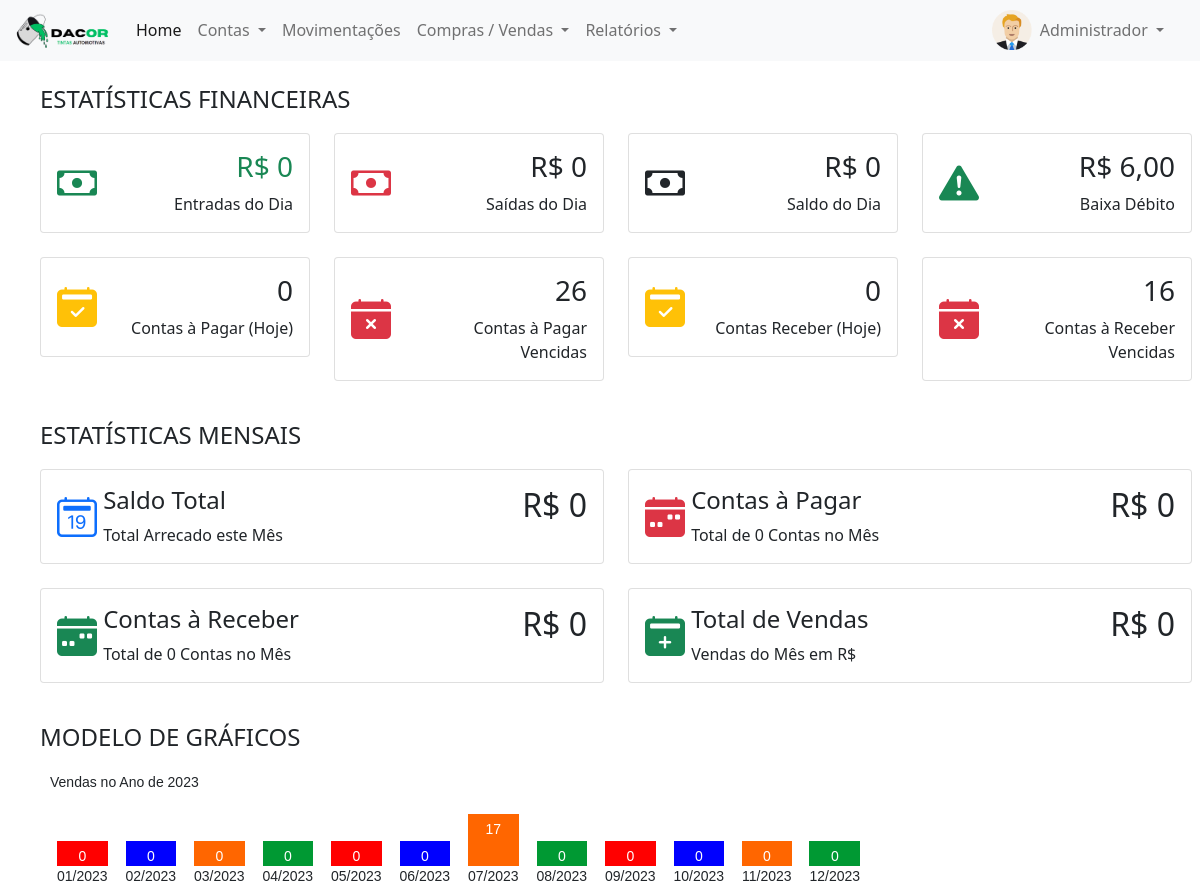
Screenshot of /login/painel-tesoureiro/index.php (signed in) with the database file from the repository.
### tables this page shows
CREATE TABLE `usuarios` (
  `id` int(11) NOT NULL,
  `nome` varchar(50) NOT NULL,
  `email` varchar(50) NOT NULL,
  `cpf` varchar(20) NOT NULL,
  `senha` varchar(20) NOT NULL,
  `nivel` varchar(20) NOT NULL
);

CREATE TABLE `movimentacoes` (
  `id` int(11) NOT NULL,
  `tipo` varchar(15) NOT NULL,
  `descricao` varchar(50) NOT NULL,
  `valor` decimal(8,2) NOT NULL,
  `usuario` int(11) NOT NULL,
  `data` date NOT NULL,
  `id_mov` int(11) NOT NULL
);

### login/painel-tesoureiro/index.php (the view, shortened to what this page needs)
<?php
require_once('../conexao.php');
$menu1 = 'home';
$menu2 = 'contas_pagar';
$menu3 = 'contas_receber';
$menu4 = 'movimentacoes';
$menu5 = 'vendas';
$menu6 = 'compras';
$menu7 = 'contas_pagar_vencidas';
$menu8 = 'contas_pagar_hoje';
$menu9 = 'contas_receber_vencidas';
$query = $pdo->query("SELECT * from usuarios WHERE id = '$_SESSION[id_usuario]'");
$res = $query->fetchAll(PDO::FETCH_ASSOC);
$nome_usu = $res[0]['nome'];
 ?>
<!DOCTYPE html>
<html>
<head>
	<link href="https://cdn.jsdelivr.net/npm/bootstrap@5.0.0-beta1/dist/css/bootstrap.min.css" rel="stylesheet">
	<link rel="stylesheet" type="text/css" href="../vendor/DataTables/datatables.min.css"/>
	<link rel="stylesheet" href="https://cdn.jsdelivr.net/npm/bootstrap-icons@1.3.0/font/bootstrap-icons.css">
</head>
<body>
	<nav class="navbar navbar-expand-lg navbar-light bg-light">
  <div class="container-fluid">
    <a class="navbar-brand" href="index.php">
    	<img src="../img/logo-painel.png" width="100">
    </a>
    <div class="collapse navbar-collapse" id="navbarSupportedContent">
      <ul class="navbar-nav me-auto mb-2 mb-lg-0">
        <li class="nav-item">
          <a class="nav-link active" aria-current="page" href="index.php?pagina=<?php echo $menu1 ?>">Home</a>
        </li>
        <li class="nav-item dropdown">
          <a class="nav-link dropdown-toggle" href="#" id="navbarDropdown" role="button" data-bs-toggle="dropdown" aria-expanded="false">
            Contas
          </a>
        </li>
        <li class="nav-item">
          <a class="nav-link" href="index.php?pagina=<?php echo $menu4 ?>">Movimentações</a>
        </li>
        <li class="nav-item dropdown">
          <a class="nav-link dropdown-toggle" href="#" id="navbarDropdown" role="button" data-bs-toggle="dropdown" aria-expanded="false">
            Compras / Vendas
          </a>
        </li>
        <li class="nav-item dropdown">
          <a class="nav-link dropdown-toggle" href="#" id="navbarDropdown" role="button" data-bs-toggle="dropdown" aria-expanded="false">
            Relatórios
          </a>
        </li>
      </ul>
      <div class="d-flex mx-3">
        <img src="../img/icone-user.png" width="40px" height="40px">
    <div class="collapse navbar-collapse" id="navbarNavDarkDropdown">
      <ul class="navbar-nav">
        <li class="nav-item dropdown">
          <a class="nav-link dropdown-toggle" href="#" id="navbarDarkDropdownMenuLink" role="button" data-bs-toggle="dropdown" aria-expanded="false">
            <?php echo $nome_usu ?>
          </a>
        </li>
      </ul>
    </div>
       </div>
    </div>
  </div>
</nav>
<div class="container-fluid mt-2 mx-3">
<?php
if(@$_GET['pagina'] == $menu1){
	require_once($menu1. '.php');
}
else if(@$_GET['pagina'] == $menu2){
	require_once($menu2. '.php');
}
else if(@$_GET['pagina'] == $menu3){
	require_once($menu3. '.php');
}
else if(@$_GET['pagina'] == $menu4){
	require_once($menu4. '.php');
}
else if(@$_GET['pagina'] == $menu5){
  require_once($menu5. '.php');
}
else if(@$_GET['pagina'] == $menu6){
  require_once($menu6. '.php');
}
else if(@$_GET['pagina'] == $menu7){
  require_once($menu7. '.php');
}
else if(@$_GET['pagina'] == $menu8){
  require_once($menu8. '.php');
}
else if(@$_GET['pagina'] == $menu9){
  require_once($menu9. '.php');
}
else{
	require_once($menu1. '.php');
}
 ?>
</div>
</body>
</html>
<link href="https://cdn.jsdelivr.net/npm/select2@4.1.0-rc.0/dist/css/select2.min.css" rel="stylesheet" />

### login/painel-tesoureiro/home.php (shortened to what this page needs)
<?php
require_once('../conexao.php');
$mes_atual = Date('m');
$ano_atual = Date('Y');
$dataInicioMes = $ano_atual."-".$mes_atual."-01";
$entradasF = 0;
$saidasF = 0;
$saldoF = 0;
$saldoMesF = 0;
$pagarMesF = 0;
$receberMesF = 0;
$totalVendasMF = 0;
	$query = $pdo->query("SELECT * from movimentacoes order by id desc limit 1");
	$res = $query->fetchAll(PDO::FETCH_ASSOC);
	$valorMov = $res[0]['valor'];
	$descricaoMov = $res[0]['descricao'];
	$tipoMov = $res[0]['tipo'];
	$valorMov = number_format($valorMov, 2, ',', '.');
	if($tipoMov == 'Entrada'){
		$classeMov = 'text-success';
	}else{
		$classeMov = 'text-danger';
	}
	$query = $pdo->query("SELECT * from contas_receber where vencimento < curDate() and pago != 'Sim'");
	$res = $query->fetchAll(PDO::FETCH_ASSOC);
	$contas_receber_vencidas = @count($res);
	$query = $pdo->query("SELECT * from contas_receber where vencimento = curDate() and pago != 'Sim'");
	$res = $query->fetchAll(PDO::FETCH_ASSOC);
	$contas_receber_hoje = @count($res);
	$query = $pdo->query("SELECT * from contas_pagar where vencimento < curDate() and pago != 'Sim'");
	$res = $query->fetchAll(PDO::FETCH_ASSOC);
	$contas_pagar_vencidas = @count($res);
	$query = $pdo->query("SELECT * from contas_pagar where vencimento = curDate() and pago != 'Sim'");
	$res = $query->fetchAll(PDO::FETCH_ASSOC);
	$contas_pagar_hoje = @count($res);
		$query = $pdo->query("SELECT * from contas_pagar where data >= '$dataInicioMes' and data <= curDate() and pago != 'Sim'");
		$res = $query->fetchAll(PDO::FETCH_ASSOC);
		$pagarMes = @count($res);
		$query = $pdo->query("SELECT * from contas_receber where data >= '$dataInicioMes' and data <= curDate() and pago != 'Sim'");
		$res = $query->fetchAll(PDO::FETCH_ASSOC);
		$receberMes = @count($res);
		?>
		<div class="container-fluid">
			<section id="minimal-statistics">
				<div class="row mb-2">
					<div class="col-12 mt-3 mb-1">
						<h4 class="text-uppercase">Estatísticas Financeiras</h4>
					</div>
				</div>
				<div class="row mb-4">
					<div class="col-xl-3 col-sm-6 col-12">
						<div class="card">
							<div class="card-content">
								<div class="card-body">
									<div class="row">
										<div class="align-self-center col-3">
											<i class="bi bi-cash text-success fs-1 float-start"></i>
										</div>
										<div class="col-9 text-end">
											<h3> <span class="text-success">R$ <?php echo @$entradasF ?></span></h3>
											<span>Entradas do Dia</span>
										</div>
									</div>
								</div>
							</div>
						</div>
					</div>
					<div class="col-xl-3 col-sm-6 col-12">
						<div class="card">
							<div class="card-content">
								<div class="card-body">
									<div class="row">
										<div class="align-self-center col-3">
											<i class="bi bi-cash text-danger fs-1 float-start"></i>
										</div>
										<div class="col-9 text-end">
											<h3> <span class="">R$ <?php echo @$saidasF ?></span></h3>
											<span>Saídas do Dia</span>
										</div>
									</div>
								</div>
							</div>
						</div>
					</div>
					<div class="col-xl-3 col-sm-6 col-12">
						<div class="card">
							<div class="card-content">
								<div class="card-body">
									<div class="row">
										<div class="align-self-center col-3">
											<i class="bi bi-cash <?php echo $classeSaldo ?> fs-1 float-start"></i>
										</div>
										<div class="col-9 text-end">
											<h3> <span class="<?php echo $classeSaldo ?>">R$ <?php echo @$saldoF ?></span></h3>
											<span>Saldo do Dia</span>
										</div>
									</div>
								</div>
							</div>
						</div>
					</div>
					<div class="col-xl-3 col-sm-6 col-12">
						<div class="card">
							<div class="card-content">
								<div class="card-body">
									<div class="row">
										<div class="align-self-center col-3">
											<i class="bi bi-exclamation-triangle-fill <?php echo $classeMov ?> fs-1 float-start"></i>
										</div>
										<div class="col-9 text-end">
											<h3>R$ <?php echo @$valorMov ?></h3>
											<span><?php echo $descricaoMov ?></span>
										</div>
									</div>
								</div>
							</div>
						</div>
					</div>
				</div>
				<div class="row mb-4">
					<div class="col-xl-3 col-sm-6 col-12">
						<div class="card">
							<div class="card-content">
								<div class="card-body">
									<div class="row">
										<div class="align-self-center col-3">
											<i class="bi bi-calendar2-check-fill text-warning fs-1 float-start"></i>
										</div>
										<div class="col-9 text-end">
											<h3> <span class=""><?php echo @$contas_pagar_hoje ?></span></h3>
											<span>Contas à Pagar (Hoje)</span>
										</div>
									</div>
								</div>
							</div>
						</div>
					</div>
					<div class="col-xl-3 col-sm-6 col-12">
						<div class="card">
							<div class="card-content">
								<div class="card-body">
									<div class="row">
										<div class="align-self-center col-3">
											<i class="bi bi-calendar-x-fill text-danger fs-1 float-start"></i>
										</div>
										<div class="col-9 text-end">
											<h3> <span class="">
												<?php echo @$contas_pagar_vencidas ?></span></h3>
												<span>Contas à Pagar Vencidas</span>
											</div>
										</div>
									</div>
								</div>
							</div>
						</div>
						<div class="col-xl-3 col-sm-6 col-12">
							<div class="card">
								<div class="card-content">
									<div class="card-body">
										<div class="row">
											<div class="align-self-center col-3">
												<i class="bi bi-calendar2-check-fill text-warning fs-1 float-start"></i>
											</div>
											<div class="col-9 text-end">
												<h3> <span class=""><?php echo @$contas_receber_hoje ?></span></h3>
												<span>Contas Receber (Hoje)</span>
											</div>
										</div>
									</div>
								</div>
							</div>
						</div>
						<div class="col-xl-3 col-sm-6 col-12">
							<div class="card">
								<div class="card-content">
									<div class="card-body">
										<div class="row">
											<div class="align-self-center col-3">
												<i class="bi bi-calendar-x-fill text-danger fs-1 float-start"></i>
											</div>
											<div class="col-9 text-end">
												<h3><?php echo @$contas_receber_vencidas ?></h3>
												<span>Contas à Receber Vencidas</span>
											</div>
										</div>
									</div>
								</div>
							</div>
						</div>
					</div>
				</section>
				<section id="stats-subtitle">
					<div class="row mb-2">
						<div class="col-12 mt-3 mb-1">
							<h4 class="text-uppercase">Estatísticas Mensais</h4>
						</div>
					</div>
					<div class="row mb-4">
						<div class="col-xl-6 col-md-12">
							<div class="card overflow-hidden">
								<div class="card-content">
									<div class="card-body cleartfix">
										<div class="row media align-items-stretch">
											<div class="align-self-center col-1">
												<i class="bi-calendar2-date text-primary fs-1 mr-2"></i>
											</div>
											<div class="media-body col-6">
												<h4>Saldo Total</h4>
												<span>Total Arrecado este Mês</span>
											</div>
											<div class="text-end col-5">
												<h2><span class="<?php echo $classeSaldoM ?>">R$ <?php echo $saldoMesF ?></h2></span>
											</div>
										</div>
									</div>
								</div>
							</div>
						</div>
						<div class="col-xl-6 col-md-12">
							<div class="card overflow-hidden">
								<div class="card-content">
									<div class="card-body cleartfix">
										<div class="row media align-items-stretch">
											<div class="align-self-center col-1">
												<i class="bi bi-calendar-week-fill text-danger fs-1 mr-2"></i>
											</div>
											<div class="media-body col-6">
												<h4>Contas à Pagar</h4>
												<span>Total de <?php echo $pagarMes ?> Contas no Mês</span>
											</div>
											<div class="text-end col-5">
												<h2>R$ <?php echo @$pagarMesF ?></h2>
											</div>
										</div>
									</div>
								</div>
							</div>
						</div>
					</div>
					<div class="row mb-4">
						<div class="col-xl-6 col-md-12">
							<div class="card overflow-hidden">
								<div class="card-content">
									<div class="card-body cleartfix">
										<div class="row media align-items-stretch">
											<div class="align-self-center col-1">
												<i class="bi bi-calendar-week-fill text-success fs-1 mr-2"></i>
											</div>
											<div class="media-body col-6">
												<h4>Contas à Receber</h4>
												<span>Total de <?php echo $receberMes ?> Contas no Mês</span>
											</div>
											<div class="text-end col-5">
												<h2>R$ <?php echo @$receberMesF ?></h2>
											</div>
										</div>
									</div>
								</div>
							</div>
						</div>
						<div class="col-xl-6 col-md-12">
							<div class="card overflow-hidden">
								<div class="card-content">
									<div class="card-body cleartfix">
										<div class="row media align-items-stretch">
											<div class="align-self-center col-1">
												<i class="bi bi-calendar2-plus-fill text-success fs-1 mr-2"></i>
											</div>
											<div class="media-body col-6">
												<h4>Total de Vendas</h4>
												<span>Vendas do Mês em R$</span>
											</div>
											<div class="text-end col-5">
												<h2>R$ <?php echo $totalVendasMF ?></h2>
											</div>
										</div>
									</div>
								</div>
							</div>
						</div>
					</div>
				</section>
				<section id="stats-subtitle">
					<div class="row mb-2">
						<div class="col-12 mt-3 mb-1">
							<h4 class="text-uppercase">Modelo de Gráficos</h4>
						</div>
					</div>
<div id="principal">
    <p>Vendas no Ano de <?php echo $ano_atual ?></p>
<?php
for($i=1; $i<13; $i++){
$dataMesInicio = $ano_atual."-".$i."-01";
$dataMesFinal = $ano_atual."-".$i."-31";
		$query = $pdo->query("SELECT * from vendas where data >= '$dataMesInicio' and data <= '$dataMesFinal' and status = 'Concluída'");
		$res = $query->fetchAll(PDO::FETCH_ASSOC);
		$total_vendas_mes = @count($res);
		if($total_vendas_mes > 0){
			$altura_barra = $total_vendas_mes + 10;
		}else{
			$altura_barra = $total_vendas_mes;
		}
		if($i < 10){
			$texto = '0'.$i .'/'.$ano_atual;
		}else{
			$texto = $i .'/'.$ano_atual;
		}
		?>
     <div id="barra">
            <div class="cor<?php echo $i ?>" style="height:<?php echo $altura_barra + 25 ?>px"> <?php echo $total_vendas_mes ?> </div>
            <div><?php echo $texto ?></div>
        </div>
<?php } ?>
</div>
</section>
</div>

### login/painel-tesoureiro/home.php (style rules this page uses)
#principal { width:100%; height: 100%; margin-left:10px; font-family:Verdana, Helvetica, sans-serif; font-size:14px; }
#barra { margin: 0 2px; vertical-align: bottom; display: inline-block; padding:5px; text-align:center; }
.cor1, .cor2, .cor3, .cor4, .cor5, .cor6, .cor7, .cor8, .cor9, .cor10, .cor11, .cor12 { color:#FFF; padding: 5px; }
.cor1 { background-color: #FF0000; }
.cor2 { background-color: #0000FF; }
.cor3 { background-color: #FF6600; }
.cor4 { background-color: #009933; }
.cor5 { background-color: #FF0000; }
.cor6 { background-color: #0000FF; }
.cor7 { background-color: #FF6600; }
.cor8 { background-color: #009933; }
.cor9 { background-color: #FF0000; }
.cor10 { background-color: #0000FF; }
.cor11 { background-color: #FF6600; }
.cor12 { background-color: #009933; }

### rows the page displays
usuarios: nome "Administrador"
movimentacoes: valor "6,00", descricao "Baixa Débito"

### other values shown
$saldoMesF "0"
$pagarMes "0"
$receberMes "0"
$totalVendasMF "0"
$ano_atual "2023"
$total_vendas_mes "0"
$texto "01/2023"
$texto "02/2023"
$texto "03/2023"
$texto "04/2023"
$texto "05/2023"
$texto "06/2023"
$total_vendas_mes "17"
$texto "07/2023"
$texto "08/2023"
